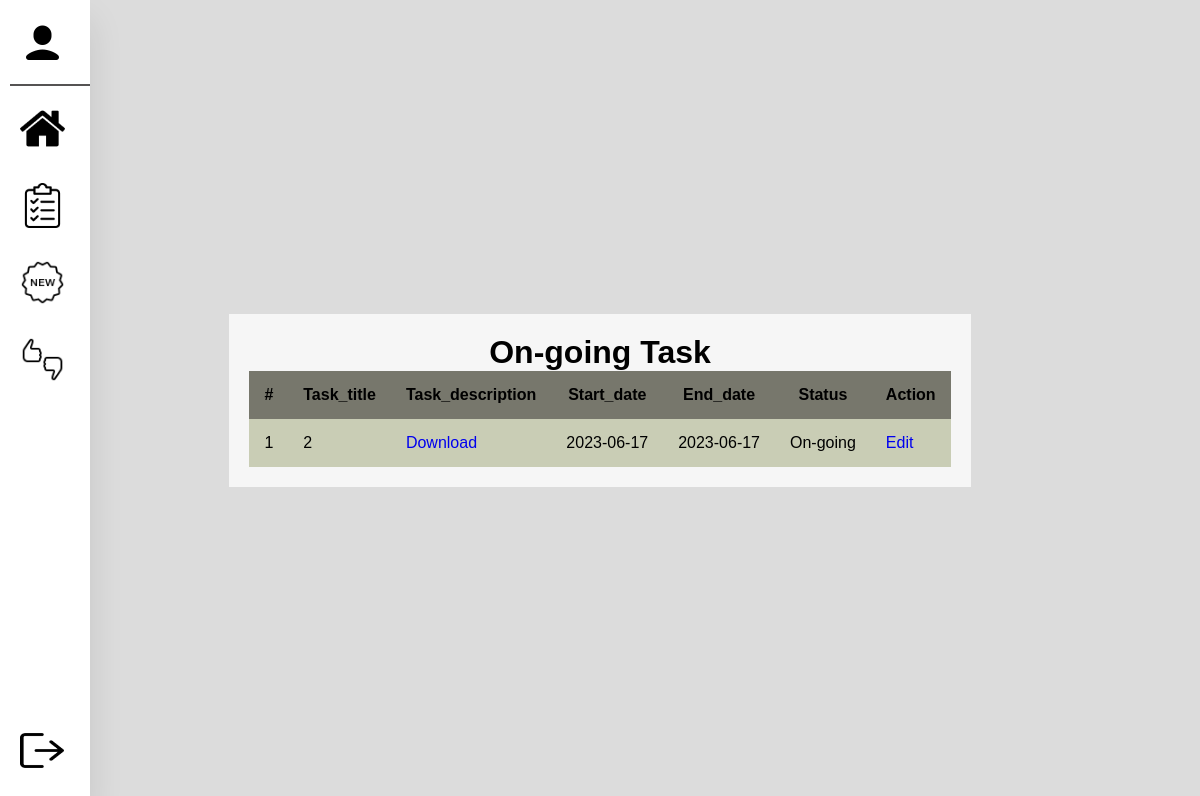
The page /Employeesite/home_cards/ongoing_task.php (signed in) on the database as committed earlier.
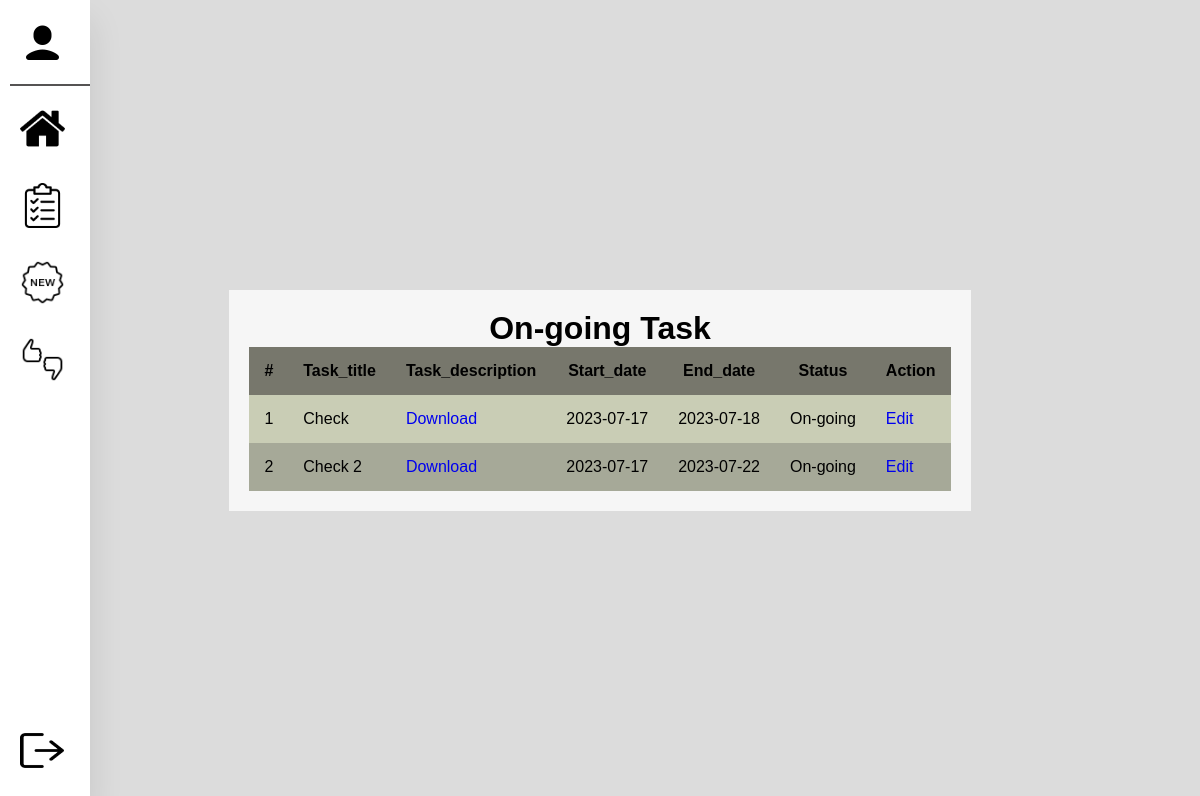
The same page on the database as committed later.
### tables this page shows
CREATE TABLE `tasks` (
  `task_id` int(11) NOT NULL,
  `d_id` int(50) DEFAULT NULL,
  `task_title` varchar(50) DEFAULT NULL,
  `status` varchar(50) NOT NULL,
  `task_description` varchar(200) NOT NULL,
  `start_date` date NOT NULL,
  `end_date` date NOT NULL,
  `m_id` int(11) DEFAULT NULL,
  `e_id` int(11) DEFAULT NULL,
  `completed_task` tinyint(1) NOT NULL,
  `file_name` varchar(60) DEFAULT NULL,
  `feedback` varchar(500) DEFAULT NULL,
  `started_task` date DEFAULT NULL,
  `finished_task` date NOT NULL
);

### Employeesite/home_cards/ongoing_task.php (the view, shortened to what this page needs)
<!DOCTYPE html>
<html lang="en">
  <head>
    <link rel="stylesheet" href="../css/task_employee.css" />
  </head>
  <body>
    <?php
     if(isset($_SESSION['username']))
     {
    $conn = mysqli_connect("localhost","root","","workprogresstracker");
         $sessionid =$_SESSION['id'];
    ?>
    <nav>
      <ul>
        <li>
          <a href="#" class="logo first">
            <img src="../icons_emp/user.png" alt="" />
          </a>
        </li>
        <li>
          <a href="http://localhost/work-progress-tracker/Work-progress-tracker/Employeesite/home_employee.php" class="logo">
            <img src="../icons_emp/home.png" alt="" />
          </a>
        </li>
        <li>
          <a href="http://localhost/work-progress-tracker/Work-progress-tracker/Employeesite/task_employee.php" class="logo">
            <img src="../icons_emp/task.png" alt="" />
          </a>
        </li>
        <li>
          <a href="http://localhost/work-progress-tracker/Work-progress-tracker/Employeesite/update_employee.php" class="logo">
            <img src="../icons_emp/new.png" alt="" />
          </a>
        </li>
        <li>
          <a href="http://localhost/work-progress-tracker/Work-progress-tracker/Employeesite/feedback_home.php#" class="logo">
            <img src="../icons_emp/feedback.png" alt="" />
          </a>
        </li>
        <li>
          <a href="../../unsetvariable.php?unset=true" class="logo last">
            <img src="../icons_emp/logout.png" style="width: 44px;height: 35px;" alt="" />
          </a>
        </li>
      </ul>
    </nav>
    <div id="container">
      <?php
              $sql = "Select * from tasks where e_id = $sessionid and status = 'On-going'";
              $result = mysqli_query($conn,$sql);
              ?>
              <div id="table_data">
            <table style="border: none; border-collapse: collapse;">
              <h1 style="text-align:center;">On-going Task</h1>
              <tr>
                <th>#</th>
                <th>Task_title</th>
                <th>Task_description</th>
                <th>Start_date</th>
                <th>End_date</th>
                <th>Status</th>
                <th>Action</th>
              </tr>
                <?php
                $idnum=1;
                while($row = $result->fetch_assoc()){
                 if($result->num_rows < 0)
                 {
                  echo '';
                 }
                 else{
                  $task_id=$row['task_id'];
                ?>
              <tr>
                <td><?php echo $idnum?> </td>
                <td><?php echo $row['task_title'];?></td>
                <td><a href="../../description_tasks/<?php echo $row['task_description']?>" download >Download</a></td>
                <td><?php echo $row['start_date'];?></td>
                <td><?php echo $row['end_date'];?></td>
                <td><?php echo $row['status'];?></td>
                  <td><a href="../task_action/edit_status_task.php?task_id=<?php echo $task_id; ?>">Edit</a></td>
              </tr>
              <?php
                $idnum++;
                }
              }
                ?>
            </table>
        </div>
    </div>
    <?php
         }
      else{
        echo "";
      }
    ?>
  </body>
</html>

Rows that differ between the two databases and show on the page:
removed tasks: task_title "2", start_date "2023-06-17", end_date "2023-06-17", status "On-going"
added tasks: task_title "Check", start_date "2023-07-17", end_date "2023-07-18", status "On-going"
added tasks: task_title "Check 2", start_date "2023-07-17", end_date "2023-07-22", status "On-going"
